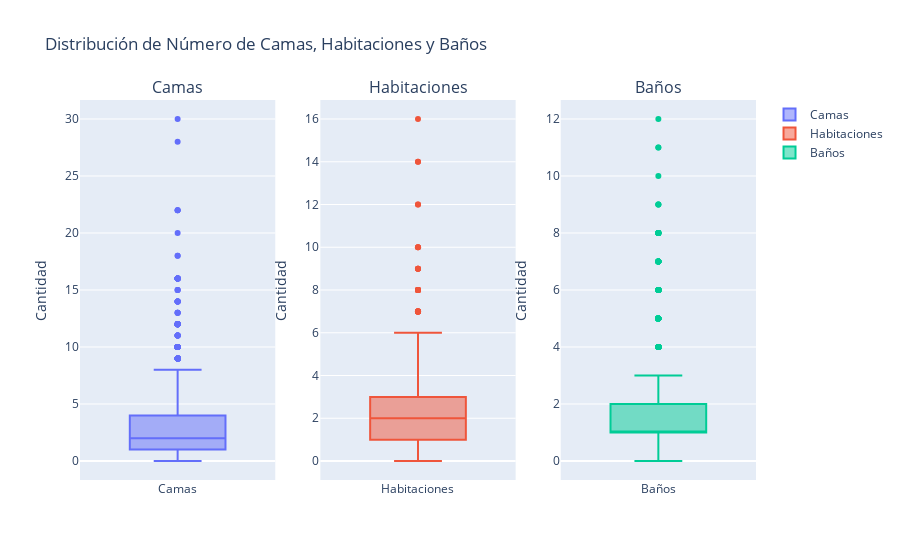

The notebook cell saved with this chart:
### Markdown cell above
Boxplots de numero de Camas, Dormitorios y Baños

### Code cell
import plotly.graph_objects as go
from plotly.subplots import make_subplots
import pandas as pd

# Suponiendo que df_us ya está definido
variables_ingles = ['beds', 'bedrooms', 'bathrooms']
variables_espanol = ['Camas', 'Habitaciones', 'Baños']

fig = make_subplots(rows=1, cols=3, subplot_titles=variables_espanol)

for i, var_ingles in enumerate(variables_ingles):
    var_espanol = variables_espanol[i]
    fig.add_trace(go.Box(y=df_us[var_ingles], name=var_espanol), row=1, col=i+1)

fig.update_layout(title_text='Distribución de Número de Camas, Habitaciones y Baños')
fig.update_yaxes(title_text='Cantidad', row=1, col=1)
fig.update_yaxes(title_text='Cantidad', row=1, col=2)
fig.update_yaxes(title_text='Cantidad', row=1, col=3)

fig.show()

### Figure 1 — Plotly figure (JSON) as saved in the notebook; plotly's stock layout.template omitted (floating-point values rounded to 4 significant figures; data arrays with more than 128 entries replaced by an {"elided": "..."} marker saying what was removed)
{"data": [{"name": "Camas", "type": "box", "xaxis": "x", "y": {"elided": "6733 float values"}, "yaxis": "y"}, {"name": "Habitaciones", "type": "box", "xaxis": "x2", "y": {"elided": "6733 float values"}, "yaxis": "y2"}, {"name": "Baños", "type": "box", "xaxis": "x3", "y": {"elided": "6733 float values"}, "yaxis": "y3"}], "layout": {"annotations": [{"font": {"size": 16}, "showarrow": false, "text": "Camas", "x": 0.1444, "xanchor": "center", "xref": "paper", "y": 1, "yanchor": "bottom", "yref": "paper"}, {"font": {"size": 16}, "showarrow": false, "text": "Habitaciones", "x": 0.5, "xanchor": "center", "xref": "paper", "y": 1, "yanchor": "bottom", "yref": "paper"}, {"font": {"size": 16}, "showarrow": false, "text": "Baños", "x": 0.8556, "xanchor": "center", "xref": "paper", "y": 1, "yanchor": "bottom", "yref": "paper"}], "title": {"text": "Distribución de Número de Camas, Habitaciones y Baños"}, "xaxis": {"anchor": "y", "domain": [0, 0.2889]}, "xaxis2": {"anchor": "y2", "domain": [0.3556, 0.6444]}, "xaxis3": {"anchor": "y3", "domain": [0.7111, 1]}, "yaxis": {"anchor": "x", "domain": [0, 1], "title": {"text": "Cantidad"}}, "yaxis2": {"anchor": "x2", "domain": [0, 1], "title": {"text": "Cantidad"}}, "yaxis3": {"anchor": "x3", "domain": [0, 1], "title": {"text": "Cantidad"}}}}
